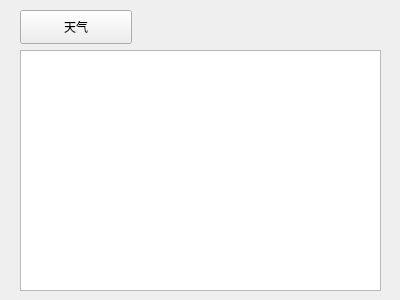
<?xml version="1.0" encoding="UTF-8"?>
<ui version="4.0">
 <class>page4</class>
 <widget class="QWidget" name="page4">
  <property name="geometry">
   <rect>
    <x>0</x>
    <y>0</y>
    <width>400</width>
    <height>300</height>
   </rect>
  </property>
  <property name="windowTitle">
   <string>Form</string>
  </property>
  <widget class="QTextEdit" name="textEdit">
   <property name="geometry">
    <rect>
     <x>20</x>
     <y>50</y>
     <width>361</width>
     <height>241</height>
    </rect>
   </property>
  </widget>
  <widget class="QPushButton" name="pushButton">
   <property name="geometry">
    <rect>
     <x>20</x>
     <y>10</y>
     <width>112</width>
     <height>34</height>
    </rect>
   </property>
   <property name="text">
    <string>天气</string>
   </property>
  </widget>
 </widget>
 <resources/>
 <connections/>
</ui>
